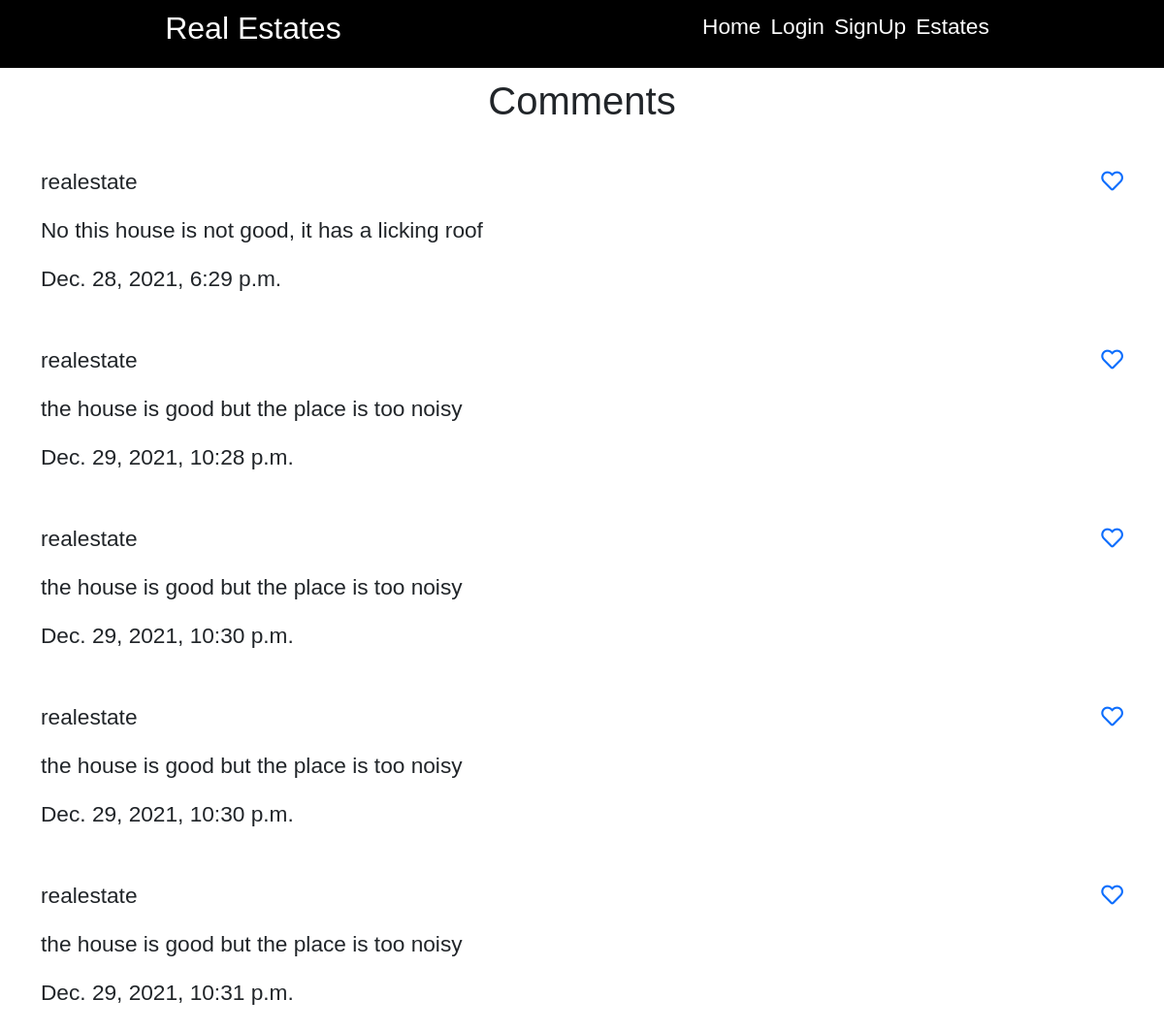
The app's page /detail/2/comments/ with its own data.
### core/models.py (models this page shows, shortened)
class Comment(models.Model):
    user=models.ForeignKey(User, on_delete=models.CASCADE)
    house = models.ForeignKey("House", related_name="comments", on_delete=models.DO_NOTHING)
    comment = models.TextField(max_length=100)
    date_added = models.DateTimeField(auto_now_add=True)

### core/views.py (the view)
# urls.py: path('detail/<str:pk>/comments/', post_comments, name="comments"),
def post_comments(request, pk):
    estates = House.objects.get(id=pk)
    context={
        'estates': estates
    }
    return render(request, 'core/comments.html', context)

### templates/core/comments.html
{% extends 'core/base.html' %}
    {% block body %}
        <div class="comment">
            <div class="container">
                <div class="comment-section">
                    <h1 class="text-center">Comments</h1><br>
                    {% for comment in estates.comments.all %}
                        <div class="com1 d-flex justify-content-between">
                            <div class="comment-section">
                                <p>{{ comment.user }}</p>
                                <p>{{ comment.comment }}</p>
                                <p>{{ comment.date_added }}</p>
                            </div>
                            <a href=""><i class="far fa-heart"></i></a>
                        </div><br>
                    {% endfor %}
                </div>
            </div>
        </div>
    {% endblock %}

### core/static/css/styles.css (style rules this page uses)
body { font-family: 'Alegreya Sans SC', Arial, sans-serif; font-size: 17pt; }
* { padding: 0; margin: 0; box-sizing: border-box; }

### records on screen
Comment: user "realestate", comment "No this house is not good, it has a licking roof", date_added "Dec. 28, 2021, 6:29 p.m."
Comment: user "realestate", comment "the house is good but the place is too noisy", date_added "Dec. 29, 2021, 10:28 p.m."
Comment: user "realestate", comment "the house is good but the place is too noisy", date_added "Dec. 29, 2021, 10:30 p.m."
Comment: user "realestate", comment "the house is good but the place is too noisy", date_added "Dec. 29, 2021, 10:30 p.m."
Comment: user "realestate", comment "the house is good but the place is too noisy", date_added "Dec. 29, 2021, 10:31 p.m."
